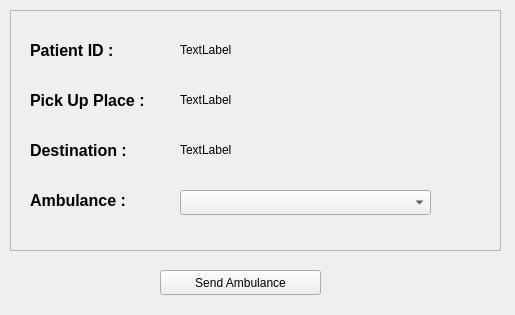
<?xml version="1.0" encoding="UTF-8"?>
<ui version="4.0">
 <class>Form</class>
 <widget class="QWidget" name="Form">
  <property name="geometry">
   <rect>
    <x>0</x>
    <y>0</y>
    <width>515</width>
    <height>315</height>
   </rect>
  </property>
  <property name="windowTitle">
   <string>Appoint Hospital</string>
  </property>
  <widget class="QFrame" name="frame">
   <property name="geometry">
    <rect>
     <x>10</x>
     <y>10</y>
     <width>491</width>
     <height>241</height>
    </rect>
   </property>
   <property name="frameShape">
    <enum>QFrame::StyledPanel</enum>
   </property>
   <property name="frameShadow">
    <enum>QFrame::Raised</enum>
   </property>
   <widget class="QLabel" name="pickUpPlaceLabel">
    <property name="geometry">
     <rect>
      <x>20</x>
      <y>70</y>
      <width>141</width>
      <height>41</height>
     </rect>
    </property>
    <property name="styleSheet">
     <string notr="true">font-size:12pt;
font-weight: bold;</string>
    </property>
    <property name="text">
     <string>&lt;html&gt;&lt;head/&gt;&lt;body&gt;&lt;p&gt;&lt;span style=&quot; font-size:12pt;&quot;&gt;Pick Up Place : &lt;/span&gt;&lt;/p&gt;&lt;/body&gt;&lt;/html&gt;</string>
    </property>
   </widget>
   <widget class="QLabel" name="destinationLabel">
    <property name="geometry">
     <rect>
      <x>20</x>
      <y>120</y>
      <width>121</width>
      <height>41</height>
     </rect>
    </property>
    <property name="styleSheet">
     <string notr="true">font-size:12pt;
font-weight: bold;</string>
    </property>
    <property name="text">
     <string>&lt;html&gt;&lt;head/&gt;&lt;body&gt;&lt;p&gt;&lt;span style=&quot; font-size:12pt;&quot;&gt;Destination : &lt;/span&gt;&lt;/p&gt;&lt;/body&gt;&lt;/html&gt;</string>
    </property>
   </widget>
   <widget class="QLabel" name="patientIDLabel">
    <property name="geometry">
     <rect>
      <x>20</x>
      <y>20</y>
      <width>151</width>
      <height>41</height>
     </rect>
    </property>
    <property name="styleSheet">
     <string notr="true">font-size:12pt;
font-weight: bold;</string>
    </property>
    <property name="text">
     <string>&lt;html&gt;&lt;head/&gt;&lt;body&gt;&lt;p&gt;Patient ID :&lt;/p&gt;&lt;/body&gt;&lt;/html&gt;</string>
    </property>
   </widget>
   <widget class="QLabel" name="patientID">
    <property name="geometry">
     <rect>
      <x>170</x>
      <y>30</y>
      <width>281</width>
      <height>20</height>
     </rect>
    </property>
    <property name="text">
     <string>TextLabel</string>
    </property>
   </widget>
   <widget class="QLabel" name="destination">
    <property name="geometry">
     <rect>
      <x>170</x>
      <y>130</y>
      <width>281</width>
      <height>20</height>
     </rect>
    </property>
    <property name="text">
     <string>TextLabel</string>
    </property>
   </widget>
   <widget class="QLabel" name="pickUpPlace">
    <property name="geometry">
     <rect>
      <x>170</x>
      <y>80</y>
      <width>281</width>
      <height>20</height>
     </rect>
    </property>
    <property name="text">
     <string>TextLabel</string>
    </property>
   </widget>
   <widget class="QLabel" name="ambulanceLabel">
    <property name="geometry">
     <rect>
      <x>20</x>
      <y>170</y>
      <width>121</width>
      <height>41</height>
     </rect>
    </property>
    <property name="styleSheet">
     <string notr="true">font-size:12pt;
font-weight: bold;</string>
    </property>
    <property name="text">
     <string>&lt;html&gt;&lt;head/&gt;&lt;body&gt;&lt;p&gt;&lt;span style=&quot; font-size:12pt;&quot;&gt;Ambulance : &lt;/span&gt;&lt;/p&gt;&lt;/body&gt;&lt;/html&gt;</string>
    </property>
   </widget>
   <widget class="QComboBox" name="ambulanceCombobox">
    <property name="geometry">
     <rect>
      <x>170</x>
      <y>180</y>
      <width>251</width>
      <height>25</height>
     </rect>
    </property>
   </widget>
  </widget>
  <widget class="QPushButton" name="sendButton">
   <property name="geometry">
    <rect>
     <x>160</x>
     <y>270</y>
     <width>161</width>
     <height>25</height>
    </rect>
   </property>
   <property name="text">
    <string>Send Ambulance</string>
   </property>
  </widget>
 </widget>
 <resources/>
 <connections/>
</ui>
